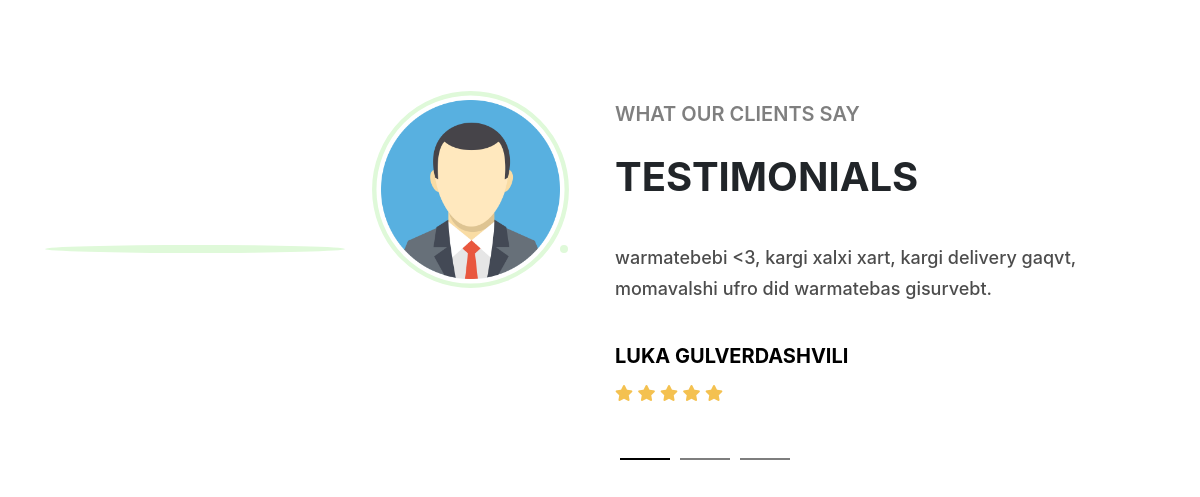
The page /New-Web/testimonials.php on the database its author committed.
### tables this page shows
CREATE TABLE `testimonials` (
  `id` int(11) NOT NULL,
  `name` varchar(255) NOT NULL,
  `message` text NOT NULL,
  `image_url` varchar(255) DEFAULT NULL,
  `rating` int(11) NOT NULL,
  `created_at` timestamp NOT NULL DEFAULT current_timestamp()
);

### New-Web/testimonials.php (the view, shortened to what this page needs)
<?php
$servername = "localhost";
$username = "root";
$password = "";
$dbname = "user_system";
$conn = new mysqli($servername, $username, $password, $dbname);
$sql = "SELECT * FROM testimonials";
$result = $conn->query($sql);
$testimonials = [];
if ($result->num_rows > 0) {
    while ($row = $result->fetch_assoc()) {
        $testimonials[] = $row;
    }
}
?>
<!DOCTYPE html>
<html lang="en">
<head>
    <link rel="stylesheet" href="testimonial.css">
    <link rel="stylesheet" href="https://cdn.jsdelivr.net/npm/bootstrap@4.3.1/dist/css/bootstrap.min.css">
    <link rel="stylesheet" href="https://cdnjs.cloudflare.com/ajax/libs/font-awesome/5.15.4/css/all.min.css">
    <link rel="stylesheet" href="https://cdnjs.cloudflare.com/ajax/libs/owl-carousel/1.3.3/owl.carousel.min.css">
    <link rel="stylesheet" href="https://cdnjs.cloudflare.com/ajax/libs/owl-carousel/1.3.3/owl.theme.min.css">
    <link rel="stylesheet" href="https://cdnjs.cloudflare.com/ajax/libs/owl-carousel/1.3.3/owl.transitions.min.css">
</head>
<body>
<section class="testimonial">
        <div class="container">
            <div class="row">
                <div class="col-lg-6 d-none d-lg-block">
                    <ol class="carousel-indicators tabs">
                        <?php foreach ($testimonials as $index => $testimonial): ?>
                        <li data-target="#carouselExampleIndicators" data-slide-to="<?php echo $index; ?>" class="<?php echo $index === 0 ? 'active' : ''; ?>">
                            <figure>
                                <img src="<?php echo htmlspecialchars($testimonial['image_url']); ?>" class="img-fluid" alt="">
                            </figure>
                        </li>
                        <?php endforeach; ?>
                    </ol>
                </div>
                    <div class="col-lg-6 d-flex justify-content-center align-items-center">
                    <div id="carouselExampleIndicators" data-interval="false" class="carousel slide" data-ride="carousel">
                        <h3>WHAT OUR CLIENTS SAY</h3>
                        <h1>TESTIMONIALS</h1>
                        <div class="carousel-inner">
                            <?php foreach ($testimonials as $index => $testimonial): ?>
                            <div class="carousel-item <?php echo $index === 0 ? 'active' : ''; ?>">
                                <div class="quote-wrapper">
                                    <p><?php echo htmlspecialchars($testimonial['message']); ?></p>
                                    <h3><?php echo htmlspecialchars($testimonial['name']); ?></h3>
                                    <div class="rating">
                                        <?php for ($i = 0; $i < 5; $i++): ?>
                                            <?php if ($i < $testimonial['rating']): ?>
                                                <i class="fas fa-star"></i>
                                            <?php else: ?>
                                                <i class="far fa-star"></i>
                                            <?php endif; ?>
                                        <?php endfor; ?>
                                    </div>
                                </div>
                            </div>
                            <?php endforeach; ?>
                        </div>
                        <ol class="carousel-indicators indicators">
                            <?php foreach ($testimonials as $index => $testimonial): ?>
                            <li data-target="#carouselExampleIndicators" data-slide-to="<?php echo $index; ?>" class="<?php echo $index === 0 ? 'active' : ''; ?>"></li>
                            <?php endforeach; ?>
                        </ol>
                    </div>
                </div>
            </div>
        </div>
    </section>
</body>
</html>

### New-Web/testimonial.css (style rules this page uses)
* { margin: 0; padding: 0; box-sizing: border-box; }
body { font-family: 'Montserrat', sans-serif; }
.testimonial { padding: 100px 0; }
.testimonial .row .tabs { all: unset; margin-right: 50px; display: flex; flex-direction: column; }
.testimonial .row .tabs li { all: unset; display: block; position: relative; cursor: pointer; }
.testimonial .row .tabs li.active::before { position: absolute; content: ""; width: 50px; height: 50px; border-radius: 50%; }
.testimonial .row .tabs li.active::after { position: absolute; content: ""; width: 30px; height: 30px; border-radius: 50%; }
.testimonial .row .tabs li:nth-child(1) { align-self: flex-end; }
.testimonial .row .tabs li:nth-child(1)::before { left: 64%; bottom: -50px; }
.testimonial .row .tabs li:nth-child(1)::after { left: 97%; bottom: -81px; }
.testimonial .row .tabs li:nth-child(1) figure img { margin-left: auto; width: 179px; }
.testimonial .row .tabs li figure { position: relative; }
.testimonial .row .tabs li figure img { display: block; }
.testimonial .row .tabs li figure::after { content: ""; position: absolute; top: 0; z-index: -1; width: 100%; height: 100%; border: 4px solid #dff9d9; border-radius: 50%; transform: scale(1); transition: 0.3s; }
.testimonial .row .tabs.carousel-indicators li.active figure::after { transform: scale(1.1); }
.testimonial .row .carousel h3 { font-size: 20px; line-height: 1.45; color: rgba(0, 0, 0, .5); font-weight: 600; margin-bottom: 0; }
.testimonial .row .carousel h1 { font-size: 40px; line-height: 1.225; margin-top: 23px; font-weight: 700; margin-bottom: 0; }
.testimonial .row .carousel .carousel-indicators { all: unset; padding-top: 43px; display: flex; list-style: none; }
.testimonial .row .carousel .carousel-indicators li { background: #000; background-clip: padding-box; height: 2px; width: 50px; margin: 0 5px; cursor: pointer; }
.testimonial .row .carousel .carousel-inner .carousel-item .quote-wrapper { margin-top: 42px; }
.testimonial .row .carousel .carousel-inner .carousel-item .quote-wrapper p { font-size: 18px; line-height: 1.72222; font-weight: 500; color: rgba(0, 0, 0, .7); }
.testimonial .row .carousel .carousel-inner .carousel-item .quote-wrapper h3 { color: #000; font-weight: 700; margin-top: 37px; font-size: 20px; line-height: 1.45; text-transform: uppercase; }
.testimonial .row .carousel .carousel-inner .carousel-item .quote-wrapper .rating { margin-top: 10px; }
.testimonial .row .carousel .carousel-inner .carousel-item .quote-wrapper .rating i { color: #f4c150; }
@media only screen and (max-width: 1200px) { .testimonial .row .tabs { margin-right: 25px; } }

### rows shown on the page
testimonials: image_url (placeholder picture), message "warmatebebi <3, kargi xalxi xart, kargi delivery gaqvt, momavalshi ufro did warmatebas gisurvebt.", name "LUKA GULVERDASHVILI", rating 5 (drawn)
